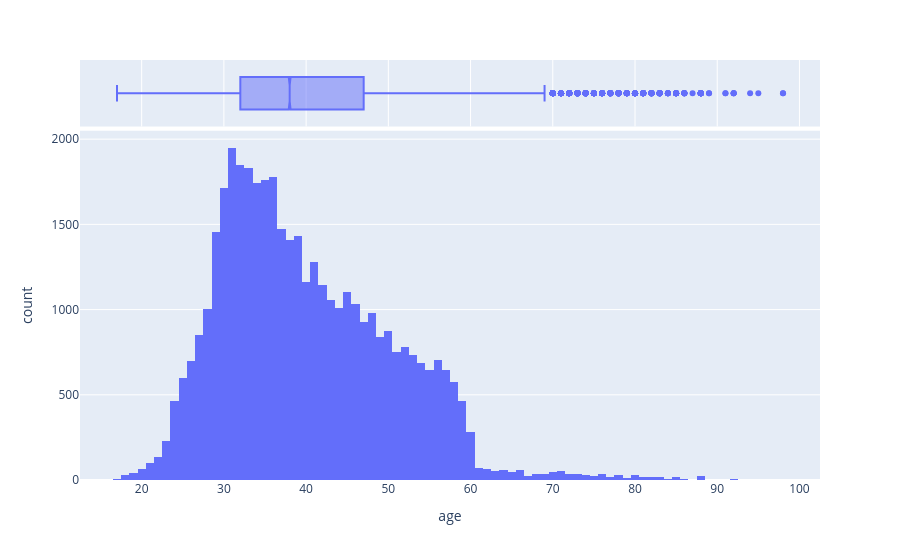

Notebook source saved alongside this figure:
### Code cell
fig = px.histogram(df1, x = 'age', marginal = 'box')
fig.show()

### Figure 1 — Plotly figure (JSON) as saved in the notebook; plotly's stock layout.template omitted (floating-point values rounded to 4 significant figures; data arrays with more than 128 entries replaced by an {"elided": "..."} marker saying what was removed)
{"data": [{"bingroup": "x", "hovertemplate": "age=%{x}<br>count=%{y}<extra></extra>", "legendgroup": "", "marker": {"color": "#636efa", "pattern": {"shape": ""}}, "name": "", "orientation": "v", "showlegend": false, "type": "histogram", "x": {"elided": "41188 int values"}, "xaxis": "x", "yaxis": "y"}, {"hovertemplate": "age=%{x}<extra></extra>", "legendgroup": "", "marker": {"color": "#636efa"}, "name": "", "notched": true, "showlegend": false, "type": "box", "x": {"elided": "41188 int values"}, "xaxis": "x2", "yaxis": "y2"}], "layout": {"barmode": "relative", "legend": {"tracegroupgap": 0}, "margin": {"t": 60}, "xaxis": {"anchor": "y", "domain": [0, 1], "title": {"text": "age"}}, "xaxis2": {"anchor": "y2", "domain": [0, 1], "matches": "x", "showgrid": true, "showticklabels": false}, "yaxis": {"anchor": "x", "domain": [0, 0.8316], "title": {"text": "count"}}, "yaxis2": {"anchor": "x2", "domain": [0.8416, 1], "matches": "y2", "showgrid": false, "showline": false, "showticklabels": false, "ticks": ""}}}
